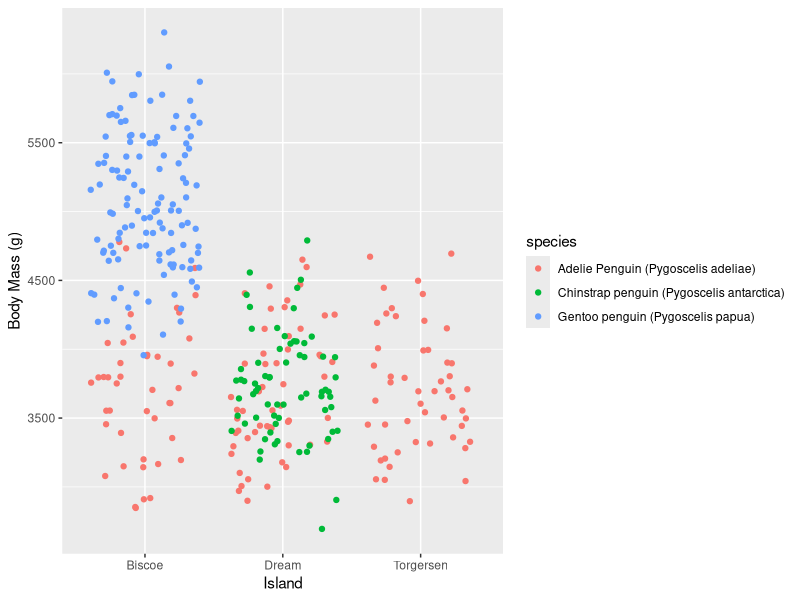
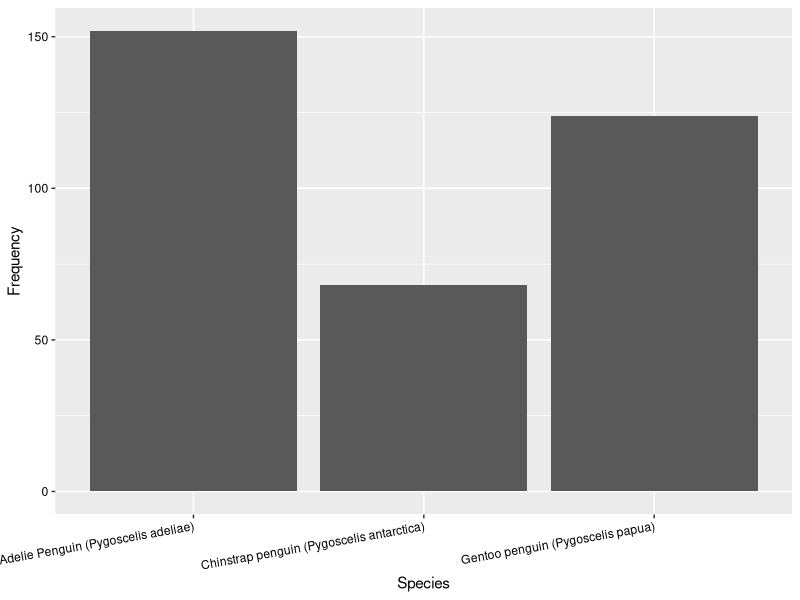
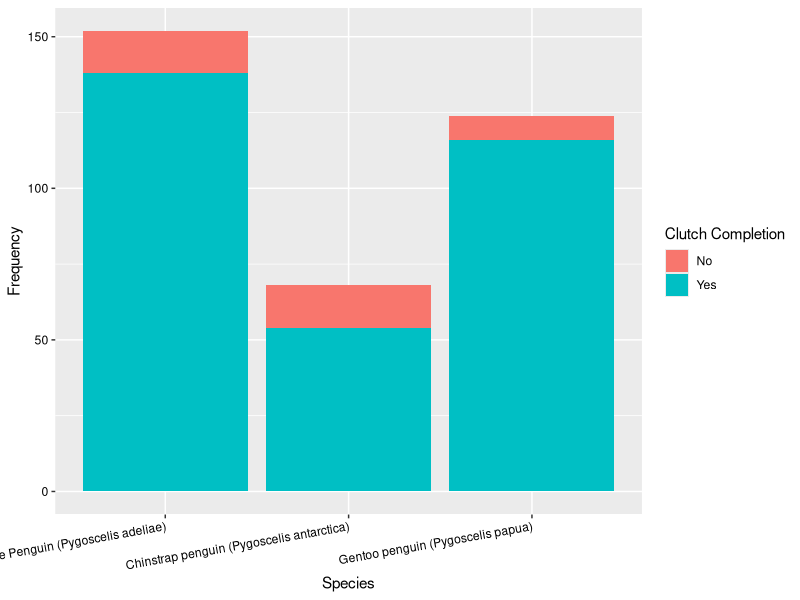

Reproduce these figures in R, in order.
## ---- chunk 1

library(tidyverse)
library(ggplot2)

library(palmerpenguins)
data(package = 'palmerpenguins')
(penguins)
(penguins_raw)

penguins1 <-(penguins) 

penguins_raw1<-(penguins_raw)

penguins_raw1

##Rename

names(penguins_raw1)

penguins_raw2 <-rename(penguins_raw1,
       clutch_completion =`Clutch Completion`,
       body_mass = `Body Mass (g)`,
       species = Species)
penguins_raw2
## ---- chunk 2
ggplot(data= penguins_raw2) +
 geom_jitter(mapping= aes(x= Island, y= body_mass, color= species))+
   labs(y= "Body Mass (g)")

ggplot(data= penguins_raw2)+ 
       geom_bar(mapping= aes(x= species))+
   labs(y= "Frequency", x="Species")+
   theme(
      axis.text = element_text(color="black"),
      axis.text.x = element_text(angle = 10, hjust = 1))

ggplot(data= penguins_raw2)+
   geom_bar(mapping=aes(x= species, fill= clutch_completion ))+
   labs(x= "Species", y= "Frequency", fill="Clutch Completion")+
   theme(
   axis.text=element_text(color= "black"),
   axis.text.x= element_text(angle=10, hjust = 1))

